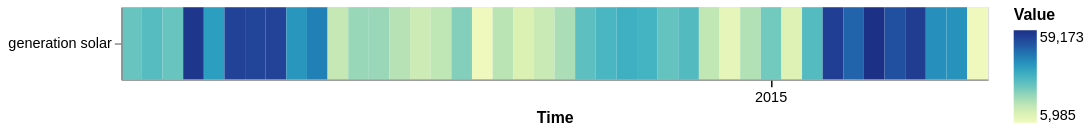

The notebook cell this image was saved under:
### Markdown cell above
with univariate TimeSeries

### Code cell
on.Plot(ts_uni.head(1000))\
    .add(on.marks.heatmap)\
    .properties(width=600, height=50)\
    .show()

### Figure 1 — Vega specification as saved in the notebook (floating-point values rounded to 4 significant figures)
{"$schema": "https://vega.github.io/schema/vega/v5.json", "data": [{"name": "source_0", "values": [{"sum_value": 27450.0, "variable": "generation solar", "yearmonthdate_time": "2015-01-01T00:00:00.000"}, {"sum_value": 30060.0, "variable": "generation solar", "yearmonthdate_time": "2015-01-02T00:00:00.000"}, {"sum_value": 27500.0, "variable": "generation solar", "yearmonthdate_time": "2015-01-03T00:00:00.000"}, {"sum_value": 57660.0, "variable": "generation solar", "yearmonthdate_time": "2015-01-04T00:00:00.000"}, {"sum_value": 37860.0, "variable": "generation solar", "yearmonthdate_time": "2015-01-05T00:00:00.000"}, {"sum_value": 54970.0, "variable": "generation solar", "yearmonthdate_time": "2015-01-06T00:00:00.000"}, {"sum_value": 54420.0, "variable": "generation solar", "yearmonthdate_time": "2015-01-07T00:00:00.000"}, {"sum_value": 54840.0, "variable": "generation solar", "yearmonthdate_time": "2015-01-08T00:00:00.000"}, {"sum_value": 39410.0, "variable": "generation solar", "yearmonthdate_time": "2015-01-09T00:00:00.000"}, {"sum_value": 43440.0, "variable": "generation solar", "yearmonthdate_time": "2015-01-10T00:00:00.000"}, {"sum_value": 15120.0, "variable": "generation solar", "yearmonthdate_time": "2015-01-11T00:00:00.000"}, {"sum_value": 21290.0, "variable": "generation solar", "yearmonthdate_time": "2015-01-12T00:00:00.000"}, {"sum_value": 21260.0, "variable": "generation solar", "yearmonthdate_time": "2015-01-13T00:00:00.000"}, {"sum_value": 17570.0, "variable": "generation solar", "yearmonthdate_time": "2015-01-14T00:00:00.000"}, {"sum_value": 14020.0, "variable": "generation solar", "yearmonthdate_time": "2015-01-15T00:00:00.000"}, {"sum_value": 16270.0, "variable": "generation solar", "yearmonthdate_time": "2015-01-16T00:00:00.000"}, {"sum_value": 23880.0, "variable": "generation solar", "yearmonthdate_time": "2015-01-17T00:00:00.000"}, {"sum_value": 5985.0, "variable": "generation solar", "yearmonthdate_time": "2015-01-18T00:00:00.000"}, {"sum_value": 16900.0, "variable": "generation solar", "yearmonthdate_time": "2015-01-19T00:00:00.000"}, {"sum_value": 11300.0, "variable": "generation solar", "yearmonthdate_time": "2015-01-20T00:00:00.000"}, {"sum_value": 14550.0, "variable": "generation solar", "yearmonthdate_time": "2015-01-21T00:00:00.000"}, {"sum_value": 19000.0, "variable": "generation solar", "yearmonthdate_time": "2015-01-22T00:00:00.000"}, {"sum_value": 29100.0, "variable": "generation solar", "yearmonthdate_time": "2015-01-23T00:00:00.000"}, {"sum_value": 31990.0, "variable": "generation solar", "yearmonthdate_time": "2015-01-24T00:00:00.000"}, {"sum_value": 33760.0, "variable": "generation solar", "yearmonthdate_time": "2015-01-25T00:00:00.000"}, {"sum_value": 32520.0, "variable": "generation solar", "yearmonthdate_time": "2015-01-26T00:00:00.000"}, {"sum_value": 27960.0, "variable": "generation solar", "yearmonthdate_time": "2015-01-27T00:00:00.000"}, {"sum_value": 30520.0, "variable": "generation solar", "yearmonthdate_time": "2015-01-28T00:00:00.000"}, {"sum_value": 15860.0, "variable": "generation solar", "yearmonthdate_time": "2015-01-29T00:00:00.000"}, {"sum_value": 8506.0, "variable": "generation solar", "yearmonthdate_time": "2015-01-30T00:00:00.000"}, {"sum_value": 17940.0, "variable": "generation solar", "yearmonthdate_time": "2015-01-31T00:00:00.000"}, {"sum_value": 26090.0, "variable": "generation solar", "yearmonthdate_time": "2015-02-01T00:00:00.000"}, {"sum_value": 10530.0, "variable": "generation solar", "yearmonthdate_time": "2015-02-02T00:00:00.000"}, {"sum_value": 30350.0, "variable": "generation solar", "yearmonthdate_time": "2015-02-03T00:00:00.000"}, {"sum_value": 55950.0, "variable": "generation solar", "yearmonthdate_time": "2015-02-04T00:00:00.000"}, {"sum_value": 48280.0, "variable": "generation solar", "yearmonthdate_time": "2015-02-05T00:00:00.000"}, {"sum_value": 59170.0, "variable": "generation solar", "yearmonthdate_time": "2015-02-06T00:00:00.000"}, {"sum_value": 52160.0, "variable": "generation solar", "yearmonthdate_time": "2015-02-07T00:00:00.000"}, {"sum_value": 56230.0, "variable": "generation solar", "yearmonthdate_time": "2015-02-08T00:00:00.000"}, {"sum_value": 40830.0, "variable": "generation solar", "yearmonthdate_time": "2015-02-09T00:00:00.000"}, {"sum_value": 40080.0, "variable": "generation solar", "yearmonthdate_time": "2015-02-10T00:00:00.000"}, {"sum_value": 6011.0, "variable": "generation solar", "yearmonthdate_time": "2015-02-11T00:00:00.000"}], "transform": [{"type": "formula", "expr": "toDate(datum['yearmonthdate_time'])", "as": "yearmonthdate_time"}]}, {"name": "source_0_x_domain_yearmonthdate_time", "values": [{"yearmonthdate_time": "2015-01-01T00:00:00.000"}, {"yearmonthdate_time": "2015-01-02T00:00:00.000"}, {"yearmonthdate_time": "2015-01-03T00:00:00.000"}, {"yearmonthdate_time": "2015-01-04T00:00:00.000"}, {"yearmonthdate_time": "2015-01-05T00:00:00.000"}, {"yearmonthdate_time": "2015-01-06T00:00:00.000"}, {"yearmonthdate_time": "2015-01-07T00:00:00.000"}, {"yearmonthdate_time": "2015-01-08T00:00:00.000"}, {"yearmonthdate_time": "2015-01-09T00:00:00.000"}, {"yearmonthdate_time": "2015-01-10T00:00:00.000"}, {"yearmonthdate_time": "2015-01-11T00:00:00.000"}, {"yearmonthdate_time": "2015-01-12T00:00:00.000"}, {"yearmonthdate_time": "2015-01-13T00:00:00.000"}, {"yearmonthdate_time": "2015-01-14T00:00:00.000"}, {"yearmonthdate_time": "2015-01-15T00:00:00.000"}, {"yearmonthdate_time": "2015-01-16T00:00:00.000"}, {"yearmonthdate_time": "2015-01-17T00:00:00.000"}, {"yearmonthdate_time": "2015-01-18T00:00:00.000"}, {"yearmonthdate_time": "2015-01-19T00:00:00.000"}, {"yearmonthdate_time": "2015-01-20T00:00:00.000"}, {"yearmonthdate_time": "2015-01-21T00:00:00.000"}, {"yearmonthdate_time": "2015-01-22T00:00:00.000"}, {"yearmonthdate_time": "2015-01-23T00:00:00.000"}, {"yearmonthdate_time": "2015-01-24T00:00:00.000"}, {"yearmonthdate_time": "2015-01-25T00:00:00.000"}, {"yearmonthdate_time": "2015-01-26T00:00:00.000"}, {"yearmonthdate_time": "2015-01-27T00:00:00.000"}, {"yearmonthdate_time": "2015-01-28T00:00:00.000"}, {"yearmonthdate_time": "2015-01-29T00:00:00.000"}, {"yearmonthdate_time": "2015-01-30T00:00:00.000"}, {"yearmonthdate_time": "2015-01-31T00:00:00.000"}, {"yearmonthdate_time": "2015-02-01T00:00:00.000"}, {"yearmonthdate_time": "2015-02-02T00:00:00.000"}, {"yearmonthdate_time": "2015-02-03T00:00:00.000"}, {"yearmonthdate_time": "2015-02-04T00:00:00.000"}, {"yearmonthdate_time": "2015-02-05T00:00:00.000"}, {"yearmonthdate_time": "2015-02-06T00:00:00.000"}, {"yearmonthdate_time": "2015-02-07T00:00:00.000"}, {"yearmonthdate_time": "2015-02-08T00:00:00.000"}, {"yearmonthdate_time": "2015-02-09T00:00:00.000"}, {"yearmonthdate_time": "2015-02-10T00:00:00.000"}, {"yearmonthdate_time": "2015-02-11T00:00:00.000"}], "transform": [{"type": "formula", "expr": "toDate(datum['yearmonthdate_time'])", "as": "yearmonthdate_time"}]}, {"name": "source_0_y_domain_variable", "values": [{"variable": "generation solar"}]}, {"name": "source_0_color_domain_sum_value", "values": [{"min": 5985.0, "max": 59170.0}]}], "marks": [{"type": "rect", "name": "layer_0_marks", "from": {"data": "source_0"}, "encode": {"update": {"fill": {"field": "sum_value", "scale": "color"}, "height": {"signal": "max(0.25, bandwidth('y'))"}, "y": {"field": "variable", "scale": "y"}, "width": {"signal": "max(0.25, bandwidth('x'))"}, "x": {"field": "yearmonthdate_time", "scale": "x"}}}, "style": ["rect"]}], "scales": [{"name": "x", "type": "band", "domain": {"data": "source_0_x_domain_yearmonthdate_time", "field": "yearmonthdate_time", "sort": true}, "range": [0, {"signal": "width"}], "paddingOuter": 0, "paddingInner": 0}, {"name": "y", "type": "band", "domain": {"data": "source_0_y_domain_variable", "field": "variable", "sort": true}, "range": [0, {"signal": "height"}], "paddingInner": 0, "paddingOuter": 0}, {"name": "color", "type": "linear", "domain": [{"signal": "(data(\"source_0_color_domain_sum_value\")[0] || {}).min"}, {"signal": "(data(\"source_0_color_domain_sum_value\")[0] || {}).max"}], "range": "heatmap", "interpolate": "hcl", "zero": false}], "axes": [{"scale": "x", "formatType": "time", "title": "Time", "tickMinStep": {"signal": "datetime(2001, 0, 2, 0, 0, 0, 0) - datetime(2001, 0, 1, 0, 0, 0, 0)"}, "encode": {"labels": {"update": {"fill": [{"test": "month(datum.value) == 1 && date(datum.value) == 1", "value": "black"}, {"value": null}]}}, "ticks": {"update": {"stroke": [{"test": "month(datum.value) == 1 && date(datum.value) == 1", "value": "black"}, {"value": null}]}}}, "zindex": 1, "labelBaseline": "top", "orient": "bottom", "grid": false, "format": "%Y", "labelOverlap": false, "labelAngle": 0}, {"scale": "y", "zindex": 1, "orient": "left", "grid": false}], "background": "white", "legends": [{"title": "Value", "fill": "color", "gradientLength": {"signal": "clamp(height, 64, 200)"}}], "padding": 5, "width": 600, "height": 50, "style": "cell"}
